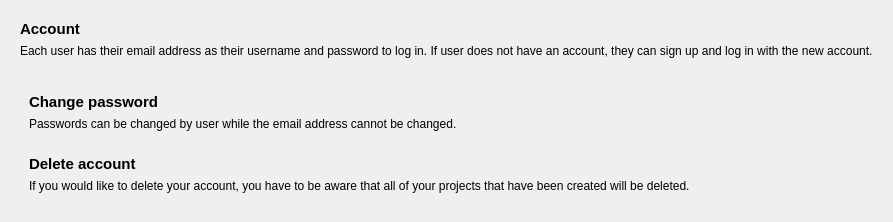
                            <widget class="QWidget" name="widget_21" native="true">
                             <layout class="QVBoxLayout" name="verticalLayout_40">
                              <item>
                               <widget class="QWidget" name="widget_32" native="true">
                                <layout class="QVBoxLayout" name="verticalLayout_41">
                                 <item>
                                  <widget class="QLabel" name="label_15">
                                   <property name="font">
                                    <font>
                                     <pointsize>11</pointsize>
                                     <weight>75</weight>
                                     <bold>true</bold>
                                    </font>
                                   </property>
                                   <property name="text">
                                    <string>Account</string>
                                   </property>
                                  </widget>
                                 </item>
                                 <item>
                                  <widget class="QLabel" name="label_30">
                                   <property name="text">
                                    <string>Each user has their email address as their username and password to log in. If user does not have an account, they can sign up and log in with the new account.</string>
                                   </property>
                                  </widget>
                                 </item>
                                 <item>
                                  <widget class="QLabel" name="label_31">
                                   <property name="text">
                                    <string/>
                                   </property>
                                   <property name="pixmap">
                                    <pixmap>../images/myaccount.png</pixmap>
                                   </property>
                                  </widget>
                                 </item>
                                 <item>
                                  <widget class="QWidget" name="widget_34" native="true">
                                   <layout class="QVBoxLayout" name="verticalLayout_42">
                                    <item>
                                     <widget class="QLabel" name="label_16">
                                      <property name="font">
                                       <font>
                                        <pointsize>11</pointsize>
                                        <weight>75</weight>
                                        <bold>true</bold>
                                       </font>
                                      </property>
                                      <property name="text">
                                       <string>Change password</string>
                                      </property>
                                     </widget>
                                    </item>
                                    <item>
                                     <widget class="QLabel" name="label_32">
                                      <property name="text">
                                       <string>Passwords can be changed by user while the email address cannot be changed.</string>
                                      </property>
                                     </widget>
                                    </item>
                                   </layout>
                                  </widget>
                                 </item>
                                 <item>
                                  <widget class="QWidget" name="widget_33" native="true">
                                   <layout class="QVBoxLayout" name="verticalLayout_43">
                                    <item>
                                     <widget class="QLabel" name="label_17">
                                      <property name="font">
                                       <font>
                                        <pointsize>11</pointsize>
                                        <weight>75</weight>
                                        <bold>true</bold>
                                       </font>
                                      </property>
                                      <property name="text">
                                       <string>Delete account</string>
                                      </property>
                                     </widget>
                                    </item>
                                    <item>
                                     <widget class="QLabel" name="label_33">
                                      <property name="text">
                                       <string>If you would like to delete your account, you have to be aware that all of your projects that have been created will be deleted.</string>
                                      </property>
                                     </widget>
                                    </item>
                                   </layout>
                                  </widget>
                                 </item>
                                </layout>
                               </widget>
                              </item>
                             </layout>
                            </widget>
